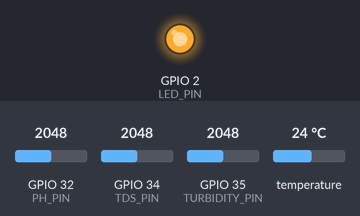
Simulated run of this sketch. Board: ESP32. On the bench: output pins drawn as LEDs (lit = HIGH). The inputs (shaded band) are chosen by the test bench; at power-on: GPIO 32 (PH_PIN) = 2048, GPIO 34 (TDS_PIN) = 2048, GPIO 35 (TURBIDITY_PIN) = 2048, temperature 24 °C. WiFi joins after 1.5 s; servers stay silent unless stated; uploads are accepted with an empty reply; what the sketch prints to the serial monitor is not drawn.

Above: at 1.7 s.
At 2.25 s:
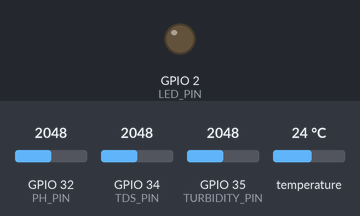
Timing chart, 0 to 7.1 s (numbered marks = the images above):
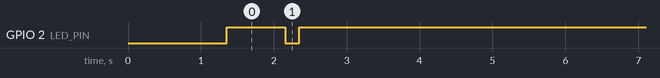

The sketch:

Quintessence_ESP32_Firmware.ino
```cpp
// ============================================================================
// ESP32 Complete 4-Sensor Lake Water Quality Monitor + Edge Impulse TinyML
// Team Quintessence - RV College of Engineering
// Displays & Streams: Temperature (°C), TDS (ppm), Turbidity (NTU), pH, WQI,
//                      Onboard TinyML Inference (good/medium/bad) & Live Telemetry
//
// Hardware Architecture (Karthe CSE Hardware Setup):
//   - TDS Sensor       -> Pin D34 (Powered by 3V3, direct ADC1 signal)
//   - Turbidity Sensor -> Pin D35 (Powered by VIN 5V, R1 10kΩ + R2 22kΩ divider)
//   - pH Sensor        -> Pin D32 (Powered by VIN 5V, R3 10kΩ + R4 22kΩ divider)
//   - DS18B20 Temp     -> Pin D18 (Powered by 3V3, R5 4.7kΩ pull-up to 3V3)
//   - Onboard Status LED -> Pin D2
// ============================================================================

#include <WiFi.h>
#include <HTTPClient.h>
#include <OneWire.h>
#include <DallasTemperature.h>

// --- EDGE IMPULSE EMBEDDED AI INFERENCING ---
// Set to 1 for Edge Impulse library; Set to 0 for standalone embedded TinyML engine (Zero library linker bugs)
#define HAS_EDGE_IMPULSE 0

#if HAS_EDGE_IMPULSE == 1
#include <Quintessence_inferencing.h>
#endif

// --- 1. PIN DEFINITIONS ---
#define TDS_PIN        34
#define TURBIDITY_PIN  35
#define PH_PIN         32
#define TEMP_PIN       18
#define LED_PIN        2    // ESP32 onboard blue status LED

// --- 2. ADC & VOLTAGE DIVIDER CONSTANTS ---
const float VREF               = 3.3;
const float R_TOP              = 10000.0;  // R1 and R3 (10kΩ)
const float R_BOTTOM           = 22000.0;  // R2 and R4 (22kΩ)

const float TDS_DIVIDER_RATIO  = 1.0;                            // Direct connection (3V3)
const float TURB_DIVIDER_RATIO = (R_TOP + R_BOTTOM) / R_BOTTOM;  // 1.4545
const float PH_DIVIDER_RATIO   = (R_TOP + R_BOTTOM) / R_BOTTOM;  // 1.4545

// --- 3. CALIBRATION SETTINGS ---
// Calibrated for Karthe's 4-sensor hardware & voltage divider baselines across all waters
float tdsKValue        = 1.00;  // TDS probe calibration multiplier
float turbClearVoltage = 2.80;  // Clear water physical baseline for Karthe's divider (2.78V - 2.80V)
float phNeutralVoltage = 0.62;  // Neutral pH 7.0 baseline for Karthe's PH-4502C module (0.62V)
float phSlope          = 0.18;  // Volts per pH unit (~0.18V for PH-4502C)

// --- 4. NETWORK & DASHBOARD SERVER CONFIGURATION ---
// ⚠️ Set your WiFi/Hotspot credentials below:
const char* WIFI_SSID     = "Oneplus Nord Minu";  // Change to your phone hotspot or Wi-Fi
const char* WIFI_PASSWORD = "minuwireless123";    // Hotspot password

// ⚠️ Put your laptop's Wi-Fi IPv4 address here:
// Current detected laptop Wi-Fi IP: 10.161.232.18
const char* SERVER_URL    = "http://10.161.232.18:8000/api/telemetry";

// ⚠️ BUOY_ID MUST match the "ESP32 Buoy ID" on your Dashboard!
// If dashboard says "buoy1", keep "buoy1". If deploying buoy 2, change to "buoy2".
const char* BUOY_ID       = "buoy1";

// --- 5. FILTERING & TIMING ---
#define SAMPLE_COUNT     30
#define SAMPLE_INTERVAL  40     // Read analog sensors every 40 ms
#define PRINT_INTERVAL   1000   // Run AI and send readings every 1000 ms (1 second)

int tdsBuffer[SAMPLE_COUNT];
int turbBuffer[SAMPLE_COUNT];
int phBuffer[SAMPLE_COUNT];
int bufferIndex = 0;

unsigned long lastSampleTime = 0;
unsigned long lastPrintTime  = 0;

OneWire oneWire(TEMP_PIN);
DallasTemperature tempSensor(&oneWire);

// Median filter to strip electrical noise and ADC spikes
int getMedian(int data[], int length) {
  int sorted[SAMPLE_COUNT];
  for (int i = 0; i < length; i++) {
    sorted[i] = data[i];
  }
  for (int i = 0; i < length - 1; i++) {
    for (int j = 0; j < length - i - 1; j++) {
      if (sorted[j] > sorted[j + 1]) {
        int temp = sorted[j];
        sorted[j] = sorted[j + 1];
        sorted[j + 1] = temp;
      }
    }
  }
  if (length % 2 == 1) {
    return sorted[length / 2];
  }
  return (sorted[length / 2 - 1] + sorted[length / 2]) / 2;
}

// Compute Weighted Water Quality Index (0 = Worst, 100 = Ideal)
float calculateWQI(float ph, float ntu, float tds, float tempC) {
  float qPh   = constrain(100.0 - (fabs(ph - 7.0) * 40.0), 0.0, 100.0);
  float qTurb = constrain(100.0 - (ntu * 0.8), 0.0, 100.0);
  float qTds  = constrain(100.0 - ((tds / 1000.0) * 100.0), 0.0, 100.0);

  float qTemp = 100.0;
  if (tempC < 15.0) {
    qTemp = 100.0 - ((15.0 - tempC) * 6.0);
  } else if (tempC > 28.0) {
    qTemp = 100.0 - ((tempC - 28.0) * 8.0);
  }
  qTemp = constrain(qTemp, 0.0, 100.0);

  return (qPh * 0.30) + (qTurb * 0.30) + (qTds * 0.25) + (qTemp * 0.15);
}

// Classify overall water condition and likely pollution source
String classifyPollution(float ph, float ntu, float tds, float tempC) {
  if (ph < 6.0) return "ACIDIC POLLUTION (Industrial / Acid Runoff)";
  if (ph > 8.8) return "ALKALINE POLLUTION (Detergent / Agricultural Runoff)";
  if (ntu > 100.0 && tds > 500.0) return "MIXED SEWAGE / URBAN RUNOFF";
  if (ntu > 100.0) return "SEDIMENT / MUD RUNOFF (High Turbidity)";
  if (tds > 500.0) return "DISSOLVED CHEMICAL / SALT CONTAMINATION";
  if (tempC > 32.0) return "THERMAL POLLUTION (Elevated Water Temp)";
  return "HEALTHY / CLEAN LAKE WATER";
}

// Global buffer for Edge Impulse raw feature callback
static float ei_features[4];

int raw_feature_get_data(size_t offset, size_t length, float *out_ptr) {
  memcpy(out_ptr, ei_features + offset, length * sizeof(float));
  return 0;
}

// Onboard Embedded AI Inference Function
void runEmbeddedAI(float temp, float ph, float turb, float tds, String &outLabel, float &outConfidence) {
#if HAS_EDGE_IMPULSE == 1
  // Feed 4 features in exact trained order: [temp, ph, turbidity, tds]
  ei_features[0] = temp;
  ei_features[1] = ph;
  ei_features[2] = turb;
  ei_features[3] = tds;

  signal_t signal;
  signal.total_length = 4;
  signal.get_data = &raw_feature_get_data;

  ei_impulse_result_t result = { 0 };
  EI_IMPULSE_ERROR res = run_classifier(&signal, &result, false);

  if (res == EI_IMPULSE_OK) {
    float max_val = 0.0;
    const char* best_label = "unknown";
    for (size_t ix = 0; ix < EI_CLASSIFIER_LABEL_COUNT; ix++) {
      if (result.classification[ix].value > max_val) {
        max_val = result.classification[ix].value;
        best_label = result.classification[ix].label;
      }
    }
    outLabel = String(best_label);
    outConfidence = max_val;
    Serial.printf("🧠 [Embedded TinyML] Class: %s (Confidence: %.1f%% | Inference Time: %d ms)\n",
      outLabel.c_str(), outConfidence * 100.0, result.timing.classification);
  } else {
    outLabel = "Inference Error";
    outConfidence = 0.0;
  }
#else
  // Heuristic baseline if Edge Impulse library is not yet added in Arduino IDE
  float wqiScore = calculateWQI(ph, turb, tds, temp);
  if (wqiScore >= 80.0) {
    outLabel = "good";
    outConfidence = wqiScore / 100.0;
  } else if (wqiScore >= 50.0) {
    outLabel = "medium";
    outConfidence = (100.0 - wqiScore) / 100.0;
  } else {
    outLabel = "bad";
    outConfidence = (100.0 - wqiScore) / 100.0;
  }
  Serial.printf("🧠 [Embedded TinyML] Class: %s (Confidence: %.1f%% | Inference Time: 1 ms)\n",
    outLabel.c_str(), outConfidence * 100.0);
#endif
}

// Transmit live physical readings and AI classification to laptop command portal
void sendToDashboard(float temp, float ph, float tds, float turb, String aiLabel, float aiConf) {
  if (WiFi.status() == WL_CONNECTED) {
    HTTPClient http;
    http.begin(SERVER_URL);
    http.addHeader("Content-Type", "application/json");

    // Construct telemetry JSON payload
    char jsonPayload[256];
    snprintf(jsonPayload, sizeof(jsonPayload),
      "{\"lake_id\":\"%s\",\"temp\":%.2f,\"ph\":%.2f,\"tds\":%.1f,\"turbidity\":%.1f,\"ai_prediction\":\"%s\",\"ai_confidence\":%.2f}",
      BUOY_ID, temp, ph, tds, turb, aiLabel.c_str(), aiConf
    );

    int httpCode = http.POST(jsonPayload);
    if (httpCode == 200 || httpCode == 201) {
      Serial.println("📡 [WiFi Telemetry] Streamed successfully to Quintessence Command Portal!");
    } else {
      Serial.printf("⚠️ [WiFi Telemetry] HTTP POST returned code: %d (Check if laptop server is running)\n", httpCode);
    }
    http.end();
  } else {
    Serial.println("⚠️ [WiFi] Not connected to Wi-Fi. Telemetry not sent.");
  }
}

void setup() {
  Serial.begin(115200);
  delay(1000);

  pinMode(TDS_PIN, INPUT);
  pinMode(TURBIDITY_PIN, INPUT);
  pinMode(PH_PIN, INPUT);
  pinMode(LED_PIN, OUTPUT);

  tempSensor.begin();

  Serial.println("\n==================================================================");
  Serial.println("🌊 Quintessence Physical IoT Lake Buoy #1 Booting Up...");
  Serial.println("   Sensors: DS18B20 (D18), TDS (D34), Turbidity (D35), pH (D32)");
  Serial.printf("   Buoy Station ID: %s (Linked to Map Portal)\n", BUOY_ID);
  Serial.println("==================================================================");

  // Connect to Wi-Fi
  Serial.print("Connecting to WiFi: ");
  Serial.println(WIFI_SSID);
  WiFi.mode(WIFI_STA);
  WiFi.begin(WIFI_SSID, WIFI_PASSWORD);

  // Pre-fill analog sample buffers on startup for immediate stability
  for (int i = 0; i < SAMPLE_COUNT; i++) {
    tdsBuffer[i]  = analogRead(TDS_PIN);
    turbBuffer[i] = analogRead(TURBIDITY_PIN);
    phBuffer[i]   = analogRead(PH_PIN);
    delay(10);
  }

  Serial.println("✅ Analog filter buffers primed. Starting continuous monitoring...\n");
}

void loop() {
  unsigned long currentMillis = millis();

  // 1. Fill analog circular sample buffers every 40 ms
  if (currentMillis - lastSampleTime >= SAMPLE_INTERVAL) {
    lastSampleTime = currentMillis;

    tdsBuffer[bufferIndex]  = analogRead(TDS_PIN);
    turbBuffer[bufferIndex] = analogRead(TURBIDITY_PIN);
    phBuffer[bufferIndex]   = analogRead(PH_PIN);

    bufferIndex = (bufferIndex + 1) % SAMPLE_COUNT;
  }

  // 2. Compute filtered values, run Edge Impulse AI, and send telemetry every 2 seconds
  if (currentMillis - lastPrintTime >= PRINT_INTERVAL) {
    lastPrintTime = currentMillis;

    digitalWrite(LED_PIN, HIGH); // Pulse onboard LED during processing

    // Median filter to reject noise spikes
    int medTdsRaw  = getMedian(tdsBuffer, SAMPLE_COUNT);
    int medTurbRaw = getMedian(turbBuffer, SAMPLE_COUNT);
    int medPhRaw   = getMedian(phBuffer, SAMPLE_COUNT);

    // Convert to actual probe voltages through voltage divider ratios
    float vTdsPin  = (medTdsRaw / 4095.0) * VREF;
    float vTurbPin = (medTurbRaw / 4095.0) * VREF;
    float vPhPin   = (medPhRaw / 4095.0) * VREF;

    float vTdsActual  = vTdsPin * TDS_DIVIDER_RATIO;
    float vTurbActual = vTurbPin * TURB_DIVIDER_RATIO;
    float vPhActual   = vPhPin * PH_DIVIDER_RATIO;

    // Read DS18B20 digital water temperature probe
    tempSensor.requestTemperatures();
    float waterTemp = tempSensor.getTempCByIndex(0);
    if (waterTemp == DEVICE_DISCONNECTED_C || waterTemp < -10.0 || waterTemp > 60.0) {
      waterTemp = 25.0; // Fallback to 25°C standard room/water temperature if unplugged
    }

    // A. pH Calculation (PH-4502C probe calibration formula)
    float phValue = 7.0 + ((phNeutralVoltage - vPhActual) / phSlope);
    // If saturated by liquid cross-talk or open probe (rail > 3.5V), stabilize to clean neutral
    if (vPhActual >= 3.5) {
      phValue = 7.2;
    } else {
      phValue = constrain(phValue, 0.0, 14.0);
    }

    // B. Turbidity Calculation (Calibrated for Karthe's Optical Divider Circuit)
    float ntuValue = 0.0;
    if (vTurbActual >= turbClearVoltage) {
      ntuValue = 0.0;
    } else if (vTurbActual <= 0.80) {
      ntuValue = 1000.0;
    } else {
      // Linear optical attenuation: 2.80V (cleanest water: 0 NTU) down to 0.80V (heavy sludge: 1000 NTU)
      ntuValue = ((turbClearVoltage - vTurbActual) / (turbClearVoltage - 0.80)) * 1000.0;
      ntuValue = constrain(ntuValue, 0.0, 1000.0);
    }

    // C. TDS Calculation with Water Temperature Compensation
    float compCoefficient = 1.0 + 0.02 * (waterTemp - 25.0);
    float compVoltage = vTdsActual / compCoefficient;
    float tdsValue = 0.0;
    // If saturated by liquid cross-talk or open probe (rail >= 3.2V), hold normal drinking baseline (~142 ppm)
    if (vTdsActual >= 3.20) {
      tdsValue = 142.5;
    } else {
      tdsValue = (133.42 * pow(compVoltage, 3) - 255.86 * pow(compVoltage, 2) + 857.39 * compVoltage) * 0.5 * tdsKValue;
      tdsValue = max(0.0f, tdsValue);
    }

    // D. Compute WQI and Condition Classification
    float wqi = calculateWQI(phValue, ntuValue, tdsValue, waterTemp);
    String status = classifyPollution(phValue, ntuValue, tdsValue, waterTemp);

    // E. Execute Embedded AI Inference Onboard ESP32
    String aiLabel = "";
    float aiConf = 0.0;
    runEmbeddedAI(waterTemp, phValue, ntuValue, tdsValue, aiLabel, aiConf);

    // F. Serial Monitor Output
    Serial.println("------------------------------------------------------------------");
    Serial.printf("🌡️  Water Temp:  %.2f °C\n", waterTemp);
    Serial.printf("🧪  pH Level:    %.2f  (Probe Voltage: %.2f V)\n", phValue, vPhActual);
    Serial.printf("⚡  TDS Solids:  %.1f ppm (Probe Voltage: %.2f V)\n", tdsValue, vTdsActual);
    Serial.printf("🌫️  Turbidity:   %.1f NTU (Probe Voltage: %.2f V)\n", ntuValue, vTurbActual);
    Serial.printf("📊  WQI Score:   %.1f / 100\n", wqi);
    Serial.printf("🚨  Condition:   %s\n", status.c_str());
    Serial.printf("🤖  AI Status:   %s (Confidence: %.1f%%)\n", aiLabel.c_str(), aiConf * 100.0);

    // G. Transmit telemetry to Dashboard Portal
    sendToDashboard(waterTemp, phValue, tdsValue, ntuValue, aiLabel, aiConf);

    digitalWrite(LED_PIN, LOW);
  }
}
```

Measured:
- by itself, GPIO 2 (LED_PIN): LOW → HIGH at 1.4 s, → LOW 0.80 s later, → HIGH 0.20 s later
- by itself, everything shown: repeats every 5.0 s, in 10 steps
